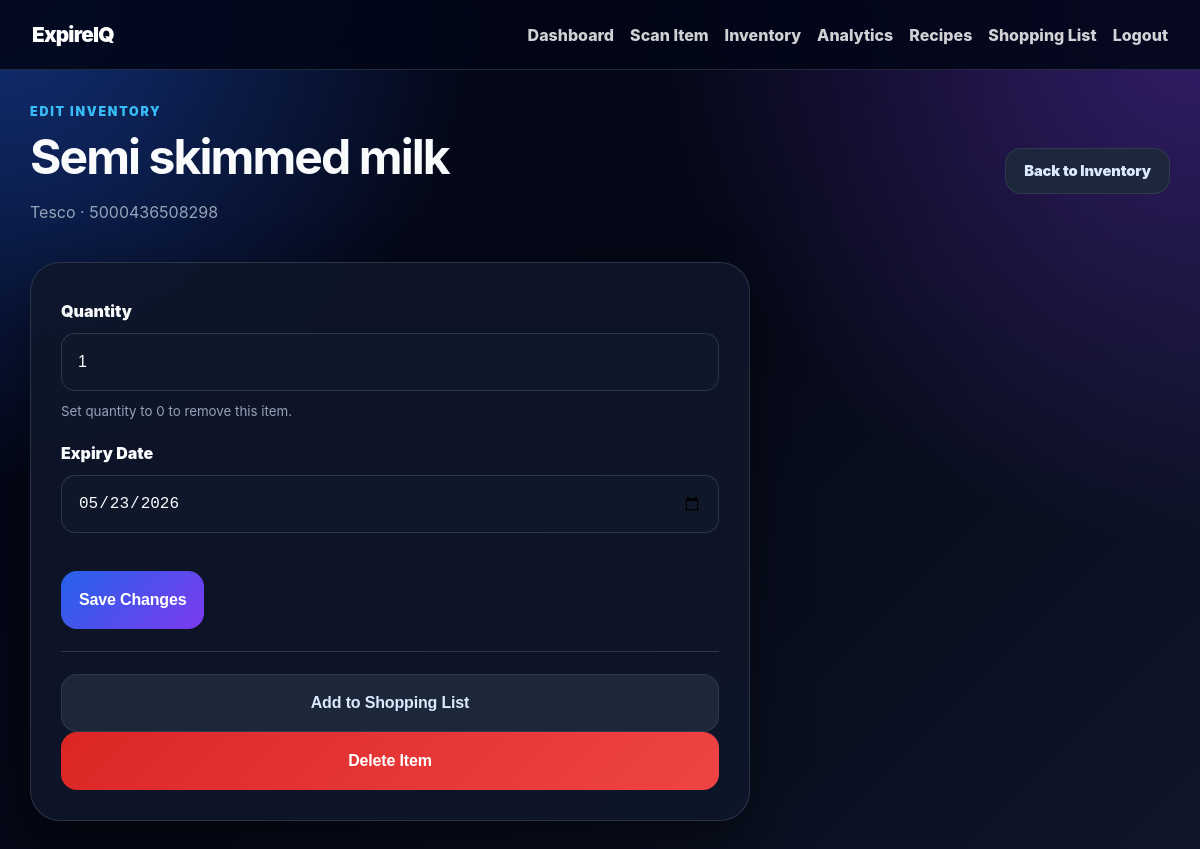
The page /items/2/edit (signed in) on the database its author committed.
### app/models.py (models this page shows)
class Product(Base):
    __tablename__ = "products"
    id: Mapped[int] = mapped_column(primary_key=True, index=True)
    barcode: Mapped[str] = mapped_column(String, unique=True, index=True)
    name: Mapped[str] = mapped_column(String)
    brand: Mapped[Optional[str]] = mapped_column(String, nullable=True)
    size: Mapped[Optional[str]] = mapped_column(String, nullable=True)
    category: Mapped[Optional[str]] = mapped_column(String, nullable=True)
    full_category: Mapped[Optional[str]] = mapped_column(String, nullable=True)
    created_at: Mapped[datetime] = mapped_column(DateTime, default=datetime.utcnow)
    inventory_items: Mapped[List["InventoryItem"]] = relationship(back_populates="product")

class InventoryItem(Base):
    __tablename__ = "inventory_items"
    id: Mapped[int] = mapped_column(primary_key=True, index=True)
    user_id: Mapped[int] = mapped_column(ForeignKey("users.id"))
    product_id: Mapped[int] = mapped_column(ForeignKey("products.id"))
    expiration_date: Mapped[Optional[date]] = mapped_column(Date, nullable=True)
    quantity: Mapped[int] = mapped_column(Integer, default=1)
    status: Mapped[str] = mapped_column(String, default="in_fridge")
    added_at: Mapped[datetime] = mapped_column(DateTime, default=datetime.utcnow)
    user: Mapped["User"] = relationship(back_populates="inventory_items")
    product: Mapped["Product"] = relationship(back_populates="inventory_items")

### app/main.py (the view)
@app.get("/items/{item_id}/edit")
def edit_item_page(
    item_id: int,
    request: Request,
    db: Session = Depends(get_db)
):
    user = require_user(request, db)
    item = crud.get_inventory_item(db, user.id, item_id)
    if item is None:
        return RedirectResponse("/items", status_code=HTTP_303_SEE_OTHER)
    return templates.TemplateResponse(
        request,
        "edit_item.html",
        {
            "user": user,
            "item": item
        }
    )

### templates/edit_item.html (shortened to what this page needs)
<!DOCTYPE html>
<html>
<head>
    <link rel="stylesheet" href="/static/style.css">
</head>
<body class="appliance-mode">
    <nav class="top-nav">
        <div class="brand">ExpireIQ</div>
        <div class="nav-links">
            <a href="/dashboard">Dashboard</a>
            <a href="/scan">Scan Item</a>
            <a href="/items">Inventory</a>
            <a href="/analytics">Analytics</a>
            <a href="/recipes">Recipes</a>
            <a href="/shopping-list">Shopping List</a>
            <a href="/logout">Logout</a>
        </div>
    </nav>
    <main>
        <section class="page-header">
            <div>
                <p class="eyebrow">Edit Inventory</p>
                <h1>{{ item.product.name }}</h1>
                <p class="muted">{{ item.product.brand or "No brand" }} · {{ item.product.barcode }}</p>
            </div>
            <a class="button-link secondary" href="/items">Back to Inventory</a>
        </section>
        <section class="card form-card">
            <form method="post" action="/items/{{ item.id }}/edit">
                <div class="field">
                    <label>Quantity</label>
                    <input type="number" name="quantity" value="{{ item.quantity }}" min="0" required>
                    <small>Set quantity to 0 to remove this item.</small>
                </div>
                <div class="field">
                    <label>Expiry Date</label>
                    <input type="date" name="expiration_date" value="{{ item.expiration_date or '' }}">
                </div>
                <div class="button-row">
                    <button type="submit" class="primary">Save Changes</button>
                </div>
            </form>
            <hr>
            <form method="post" action="/items/{{ item.id }}/edit">
                <button type="submit" class="secondary">Add to Shopping List</button>
            </form>
            <form method="post" action="/items/{{ item.id }}/edit">
                <button type="submit" class="delete">Delete Item</button>
            </form>
        </section>
    </main>
</body>
</html>

### static/style.css (style rules this page uses)
:root { --bg: #050816; --surface: rgba(15, 23, 42, 0.9); --surface-soft: rgba(30, 41, 59, 0.75); --text: #f8fafc; --muted: #94a3b8; --border: rgba(148, 163, 184, 0.22); --primary: #2563eb; --primary-light: #38bdf8; --purple: #7c3aed; --success: #22c55e; --warning: #f59e0b; --danger: #ef4444; --shadow: 0 24px 60px rgba(0, 0, 0, 0.45); }
* { box-sizing: border-box; }
body { margin: 0; min-height: 100vh; font-family: Inter, Arial, sans-serif; color: var(--text); background: radial-gradient(circle at top left, rgba(37, 99, 235, 0.45), transparent 30rem), radial-gradient(circle at top right, rgba(124, 58, 237, 0.38), transparent 34rem), linear-gradient(135deg, #020617, #050816 45%, #0f172a); }
.top-nav { position: sticky; top: 0; z-index: 10; background: rgba(2, 6, 23, 0.88); backdrop-filter: blur(18px); color: white; padding: 16px 28px; display: flex; justify-content: space-between; align-items: center; gap: 18px; border-bottom: 1px solid var(--border); }
.brand { font-weight: 900; letter-spacing: -0.04em; font-size: 1.3rem; }
.nav-links { display: flex; align-items: center; gap: 16px; flex-wrap: wrap; }
.nav-links a, nav a { color: rgba(255, 255, 255, 0.82); text-decoration: none; font-weight: 800; }
main { max-width: 1180px; margin: 34px auto; padding: 0 20px 44px; }
h1, h2 { letter-spacing: -0.04em; }
h1 { font-size: clamp(2rem, 4vw, 3.2rem); margin: 0; }
.hero, .page-header { display: flex; justify-content: space-between; align-items: center; gap: 24px; margin-bottom: 24px; }
.eyebrow { margin: 0 0 8px; color: var(--primary-light); font-weight: 900; text-transform: uppercase; font-size: 0.78rem; letter-spacing: 0.14em; }
.muted { color: var(--muted); }
.card, .stat-card, .auth-box { background: var(--surface); color: var(--text); border: 1px solid var(--border); border-radius: 26px; box-shadow: var(--shadow); backdrop-filter: blur(18px); }
.card { padding: 30px; margin-bottom: 26px; }
form { display: grid; gap: 18px; }
.field { display: grid; gap: 12px; margin-top: 8px; }
.field + .field { margin-top: 6px; }
label { font-weight: 900; color: var(--text); }
small { color: var(--muted); }
input, select { padding: 14px 16px; border: 1px solid var(--border); border-radius: 14px; width: 100%; background: #0f172a; color: var(--text); }
input::placeholder { color: #64748b; }
button, .button-link { display: inline-flex; align-items: center; justify-content: center; padding: 13px 18px; border: none; border-radius: 16px; background: linear-gradient(135deg, var(--primary), var(--purple)); color: white; text-decoration: none; cursor: pointer; font-weight: 900; font-size: 0.92rem; letter-spacing: -0.01em; transition: transform 0.15s ease, box-shadow 0.15s ease, opacity 0.15s ease; }
button.secondary, .button-link.secondary, .secondary-button { background: rgba(30, 41, 59, 0.95); color: #dbeafe; border: 1px solid rgba(148, 163, 184, 0.15); }
button.delete { background: linear-gradient(135deg, #dc2626, #ef4444); }
.button-row, .actions { display: flex; align-items: center; gap: 16px; flex-wrap: wrap; margin-top: 20px; }
.form-card { max-width: 720px; }
hr { border: none; border-top: 1px solid var(--border); margin: 22px 0; }
.appliance-mode .top-nav { padding: 22px 32px; }
.appliance-mode button, .appliance-mode input, .appliance-mode select { min-height: 58px; font-size: 1rem; }
.appliance-mode .card { border-radius: 30px; }
.appliance-mode h1 { font-size: 3rem; }

### rows shown on the page
Product: product.name "Semi skimmed milk", product "Tesco", product.barcode "5000436508298"
InventoryItem: quantity "1", expiration_date "05/23/2026"
